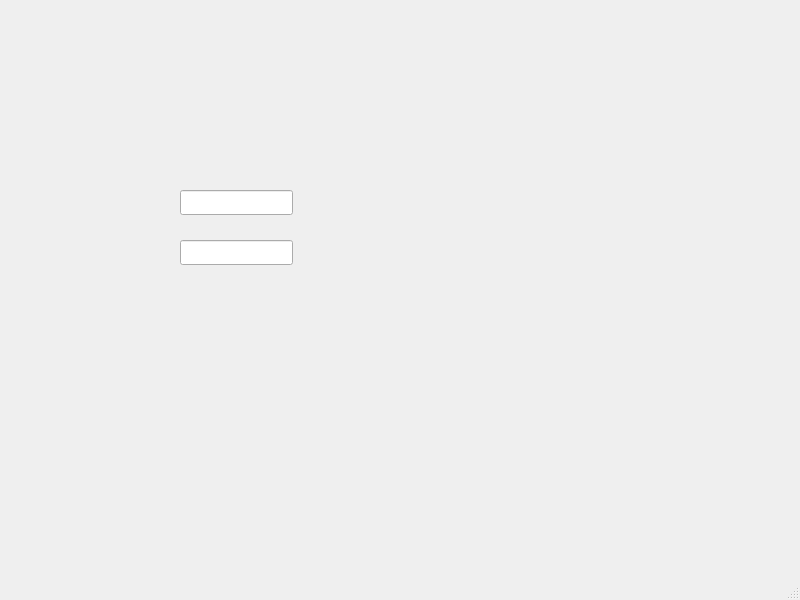
<?xml version="1.0" encoding="UTF-8"?>
<ui version="4.0">
 <class>MainWindow</class>
 <widget class="QMainWindow" name="MainWindow">
  <property name="geometry">
   <rect>
    <x>0</x>
    <y>0</y>
    <width>800</width>
    <height>600</height>
   </rect>
  </property>
  <property name="windowTitle">
   <string>MainWindow</string>
  </property>
  <widget class="QWidget" name="centralwidget">
   <widget class="QLabel" name="label">
    <property name="geometry">
     <rect>
      <x>10</x>
      <y>10</y>
      <width>761</width>
      <height>571</height>
     </rect>
    </property>
    <property name="text">
     <string/>
    </property>
    <property name="pixmap">
     <pixmap>../Documents/The_Legend_of_Zelda_Tears_of_the_Kingdom_3840x2160.jpg</pixmap>
    </property>
    <property name="scaledContents">
     <bool>true</bool>
    </property>
   </widget>
   <widget class="QLineEdit" name="usernameLineEdit">
    <property name="geometry">
     <rect>
      <x>180</x>
      <y>190</y>
      <width>113</width>
      <height>25</height>
     </rect>
    </property>
   </widget>
   <widget class="QLineEdit" name="passwordLineEdit">
    <property name="geometry">
     <rect>
      <x>180</x>
      <y>240</y>
      <width>113</width>
      <height>25</height>
     </rect>
    </property>
   </widget>
  </widget>
  <widget class="QMenuBar" name="menubar">
   <property name="geometry">
    <rect>
     <x>0</x>
     <y>0</y>
     <width>800</width>
     <height>22</height>
    </rect>
   </property>
  </widget>
  <widget class="QStatusBar" name="statusbar"/>
 </widget>
 <resources/>
 <connections/>
</ui>
